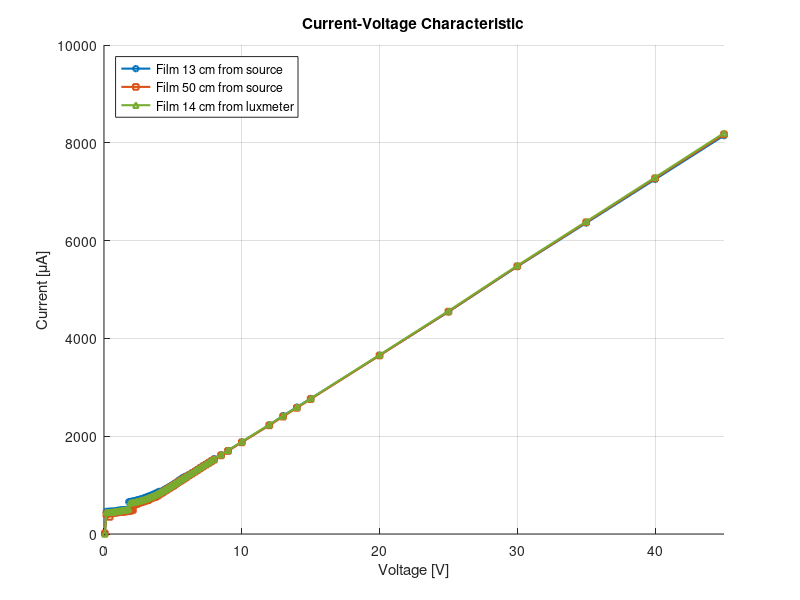
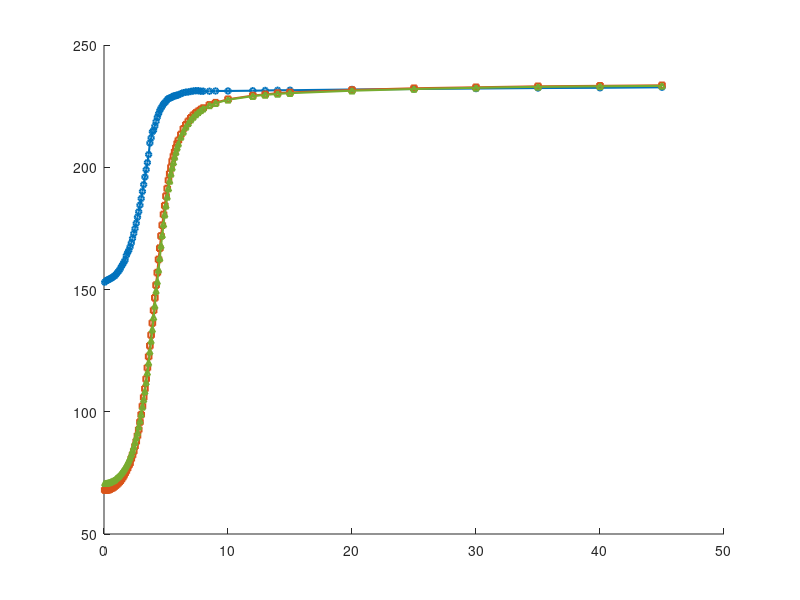

These figures' MATLAB source, in order: (Note: this script raises an error after producing the figures.)
% Script for comparing characteristics - 3 film positions (Separate plots)

clc;
clear;
close all;

% ================= DATA =================

% 1. Shared and reference data
V = [0.058, 0.171, 0.2455, 0.3287, 0.4135, 0.5, 0.6, 0.7, 0.8, 0.9, 1, 1.1, 1.2, 1.3, 1.4, 1.5, 1.6, 1.7, 1.8, 1.9, 2, 2.1, 2.2, 2.3, 2.4, 2.5, 2.6, 2.7, 2.8, 2.9, 3, 3.1, 3.2, 3.3, 3.4, 3.5, 3.6, 3.7, 3.8, 3.9, 4, 4.1, 4.2, 4.3, 4.4, 4.5, 4.6, 4.7, 4.8, 4.9, 5, 5.1, 5.2, 5.3, 5.4, 5.5, 5.6, 5.7, 5.8, 5.9, 6, 6.2, 6.4, 6.6, 6.8, 7, 7.2, 7.4, 7.6, 7.8, 8, 8.5, 9, 10, 12, 13, 14, 15, 20, 25, 30, 35, 40, 45];
E_ref = 282.3; % Reference point - measurement without film [Lx]

% 2. Data: Film 13cm from the source
I_13_uA = [11, 460, 460, 462, 463, 465, 469, 466, 469, 478, 481, 486, 492, 496, 492, 494, 500, 505, 658, 664, 668, 670, 680, 687, 694, 703, 709, 717, 726, 737, 747, 758, 768, 779, 791, 802, 815, 828, 839, 855, 870, 865, 877, 893, 910, 927, 942, 957, 974, 991, 1010, 1030, 1046, 1066, 1090, 1109, 1127, 1147, 1163, 1173, 1190, 1220, 1254, 1290, 1324, 1362, 1398, 1432, 1467, 1502, 1540, 1620, 1705, 1881, 2230, 2420, 2595, 2770, 3654, 4543, 5470, 6360, 7252, 8148];
E_13_lx = [153, 153.5, 153.8, 153.9, 154.2, 154.4, 154.7, 155, 155.4, 155.7, 156.4, 157, 157.6, 158.4, 159.4, 160.2, 161.1, 162, 163.9, 165, 166, 167.4, 169, 170.9, 172.9, 174.9, 177.1, 179.6, 181.8, 184.5, 187.2, 190.1, 192.9, 196, 199, 201.9, 205.2, 209.9, 212, 214.5, 215.1, 216.8, 218.7, 220.5, 221.9, 223.2, 224.2, 225, 225.9, 226.4, 226.9, 227.7, 228.1, 228.3, 228.5, 228.7, 229.1, 229.2, 229.3, 229.5, 229.6, 230.1, 230.5, 230.7, 230.8, 231, 231.2, 231.3, 231.3, 231.1, 231.1, 231.1, 231.2, 231.2, 231.3, 231.4, 231.5, 231.5, 231.8, 232, 232.2, 232.4, 232.5, 232.7];
P_13_mW = V .* I_13_uA * 1e-3; 

% 3. Data: Film 50cm from the source
I_50_uA = [12, 403, 419, 420, 350, 420, 427, 434, 436, 439, 444, 448, 450, 453, 455, 458, 466, 464, 470, 477, 484, 494, 600, 608, 615, 632, 641, 651, 659, 670, 680, 690, 690, 716, 728, 741, 755, 754, 770, 787, 808, 827, 843, 858, 879, 897, 915, 933, 951, 968, 984, 999, 1023, 1042, 1060, 1079, 1096, 1113, 1132, 1150, 1167, 1202, 1238, 1273, 1308, 1346, 1382, 1417, 1451, 1487, 1522, 1608, 1697, 1874, 2222, 2400, 2579, 2758, 3650, 4547, 5475, 6374, 7274, 8172];
E_50_lx = [68, 68, 68, 68.1, 68.2, 68.4, 68.7, 68.9, 69.3, 69.7, 70.1, 70.6, 71.1, 71.6, 72.3, 73.1, 73.9, 74.9, 75.8, 76.9, 78.1, 79, 80.8, 82.3, 83.9, 85.9, 87.8, 90.2, 92.7, 95.8, 98.8, 102.3, 105.9, 109.4, 113.4, 118, 122.6, 127, 131.4, 136.3, 141.5, 146.6, 151.8, 156.9, 162.3, 166.9, 171.9, 176.3, 180.7, 184.3, 188.2, 191.3, 194.7, 197.4, 200, 202.5, 204.55, 206.3, 208, 209.7, 211, 213.4, 215.7, 217.4, 218.8, 220.2, 221.3, 222.2, 222.9, 223.6, 224.2, 225.5, 226.4, 227.8, 229.3, 229.8, 230.3, 230.6, 231.6, 232.3, 232.7, 233.1, 233.3, 233.5];
P_50_mW = V .* I_50_uA * 1e-3;

% 4. Data: Film 14cm from the luxmeter (custom, precise voltage column)
V_14 = [0.058, 0.172, 0.246, 0.329, 0.414, 0.5, 0.6, 0.7, 0.8, 0.9, 1, 1.1, 1.2, 1.3, 1.4, 1.5, 1.6, 1.7, 1.8, 1.9, 2, 2.1, 2.2, 2.3, 2.4, 2.5, 2.6, 2.7, 2.8, 2.9, 3, 3.1, 3.2, 3.3, 3.4, 3.5, 3.6, 3.7, 3.8, 3.9, 4, 4.1, 4.2, 4.3, 4.4, 4.5, 4.6, 4.7, 4.8, 4.9, 5, 5.1, 5.2, 5.3, 5.4, 5.5, 5.6, 5.7, 5.8, 5.9, 6, 6.2, 6.4, 6.6, 6.8, 7, 7.2, 7.4, 7.6, 7.8, 8, 8.5, 9, 10, 12, 13, 14, 15, 20, 25, 30, 35, 40, 45];
I_14_uA = [3, 445, 445, 446, 448, 450, 454, 456, 460, 466, 470, 475, 480, 485, 488, 493, 498, 503, 510, 640, 644, 649, 653, 660, 668, 674, 682, 690, 699, 708, 717, 727, 737, 749, 759, 771, 784, 797, 812, 826, 840, 855, 872, 886, 901, 918, 937, 955, 972, 990, 1008, 1024, 1042, 1057, 1080, 1097, 1114, 1132, 1149, 1167, 1185, 1222, 1256, 1292, 1326, 1363, 1398, 1433, 1468, 1505, 1538, 1624, 1712, 1888, 2238, 2414, 2595, 2770, 3664, 4562, 5490, 6390, 7294, 8200];
E_14_lx = [70.8, 70.8, 70.9, 71, 71.1, 71.2, 71.5, 71.7, 72, 72.3, 72.8, 73.2, 73.7, 74.3, 74.9, 75.6, 76.3, 77.1, 78, 79, 80, 81.2, 82.6, 84.1, 85.7, 87.5, 89.4, 91.4, 93.9, 96.3, 99, 102, 105, 108.3, 112, 116, 120, 124.6, 129, 133.6, 138.6, 143.3, 149.4, 153.2, 158, 162.8, 167.9, 172.2, 176.6, 180.6, 184.3, 187.9, 191.3, 194.4, 197.3, 199.8, 202, 204.2, 206.2, 208, 209.6, 212.4, 214.5, 216.5, 218, 219.5, 220.6, 221.6, 222.5, 223.3, 224, 225.3, 226.2, 227.6, 229.1, 229.6, 230, 230.3, 231.3, 232, 232.5, 232.9, 233.1, 233.3];
P_14_mW = V_14 .* I_14_uA * 1e-3;

% ================= PLOTS =================

% --- Figure 1: Current vs Voltage (I-V) ---
figure('Name', 'Current-Voltage Characteristic', 'NumberTitle', 'off', 'Position', [100, 500, 800, 400]);
hold on;
plot(V, I_13_uA, '-o', 'LineWidth', 1.5, 'MarkerSize', 4, 'Color', '#0072BD');
plot(V, I_50_uA, '-s', 'LineWidth', 1.5, 'MarkerSize', 4, 'Color', '#D95319');
plot(V_14, I_14_uA, '-^', 'LineWidth', 1.5, 'MarkerSize', 4, 'Color', '#77AC30'); % New line (green)
grid on;
title('Current-Voltage Characteristic');
xlabel('Voltage [V]');
ylabel('Current [\muA]');
legend('Film 13 cm from source', 'Film 50 cm from source', 'Film 14 cm from luxmeter', 'Location', 'northwest');
xlim([0 max(V)]);
hold off;

% --- Figure 2: Illuminance vs Voltage (E-V) ---
figure('Name', 'Illuminance vs Voltage', 'NumberTitle', 'off', 'Position', [150, 450, 800, 400]);
hold on;
plot(V, E_13_lx, '-o', 'LineWidth', 1.5, 'MarkerSize', 4, 'Color', '#0072BD');
plot(V, E_50_lx, '-s', 'LineWidth', 1.5, 'MarkerSize', 4, 'Color', '#D95319');
plot(V_14, E_14_lx, '-^', 'LineWidth', 1.5, 'MarkerSize', 4, 'Color', '#77AC30'); % New line (green)
yline(E_ref, '--r', 'Without film (Reference: 282.3 Lx)', 'LineWidth', 1.5, 'LabelHorizontalAlignment', 'left', 'FontSize', 10);
grid on;
title('Illuminance vs Voltage');
xlabel('Voltage [V]');
ylabel('Illuminance [Lx]');
legend('Film 13 cm from source', 'Film 50 cm from source', 'Film 14 cm from luxmeter', 'No film (1m)', 'Location', 'southeast');
xlim([0 max(V)]);
ylim([0 320]); 
hold off;

% --- Figure 3: Power vs Voltage (P-V) ---
figure('Name', 'Power vs Voltage', 'NumberTitle', 'off', 'Position', [200, 400, 800, 400]);
hold on;
plot(V, P_13_mW, '-o', 'LineWidth', 1.5, 'MarkerSize', 4, 'Color', '#0072BD');
plot(V, P_50_mW, '-s', 'LineWidth', 1.5, 'MarkerSize', 4, 'Color', '#D95319');
plot(V_14, P_14_mW, '-^', 'LineWidth', 1.5, 'MarkerSize', 4, 'Color', '#77AC30'); % New line (green)
grid on;
title('Power vs Voltage');
xlabel('Voltage [V]');
ylabel('Power [mW]');
legend('Film 13 cm from source', 'Film 50 cm from source', 'Film 14 cm from luxmeter', 'Location', 'northwest');
xlim([0 max(V)]);
hold off;
